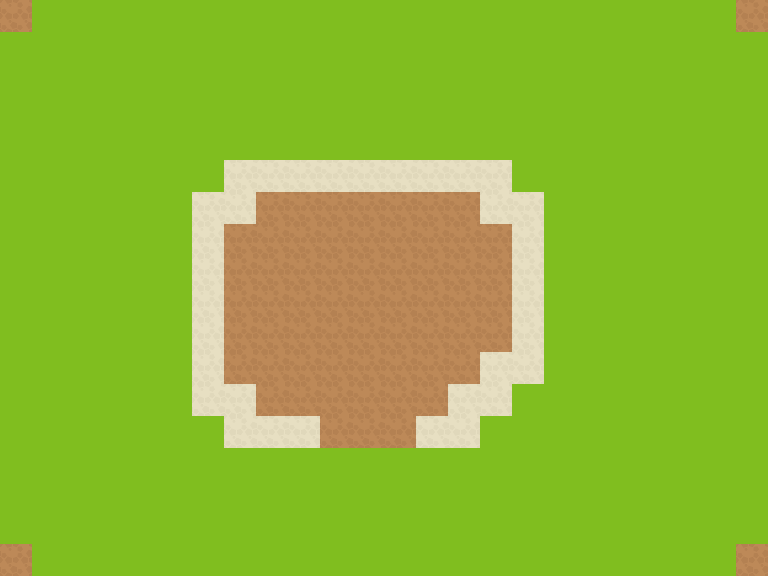

This game map was drawn from its Tiled (.tmx) file and the tilesets committed beside it. A one-line description and the full map source follow:
An orthogonal 24x18 tile map with 32x32 px tiles, 2 tile layers (obstacles, background) and 10 objects.

<map version="1.0" orientation="orthogonal" renderorder="right-up" width="24" height="18" tilewidth="32" tileheight="32" nextobjectid="52">
 <tileset firstgid="1" name="textures2" tilewidth="32" tileheight="32" tilecount="4" columns="4">
  <image source="textures2.png" width="128" height="32" />
 </tileset>
 <objectgroup name="objects">
  <object id="31" x="192" y="192" width="32" height="224" />
  <object id="32" x="224" y="160" width="32" height="64" />
  <object id="33" x="256" y="160" width="256" height="32" />
  <object id="39" x="480" y="352" width="64" height="32" />
  <object id="40" x="448" y="384" width="64" height="32" />
  <object id="41" x="416" y="416" width="64" height="32" />
  <object id="44" x="224" y="416" width="96" height="32" />
  <object id="45" x="224" y="384" width="32" height="32" />
  <object id="49" x="480" y="192" width="64" height="32" />
  <object id="50" x="512" y="224" width="32" height="128" />
 </objectgroup>
 <layer name="obstacles" width="24" height="18">
  <data encoding="csv">
0,0,0,0,0,0,0,0,0,0,0,0,0,0,0,0,0,0,0,0,0,0,0,0,
0,0,0,0,0,0,0,0,0,0,0,0,0,0,0,0,0,0,0,0,0,0,0,0,
0,0,0,0,0,0,0,0,0,0,0,0,0,0,0,0,0,0,0,0,0,0,0,0,
0,0,0,0,0,0,0,0,0,0,0,0,0,0,0,0,0,0,0,0,0,0,0,0,
0,0,0,0,0,0,0,0,0,0,0,0,0,0,0,0,0,0,0,0,0,0,0,0,
0,0,0,0,0,0,0,0,0,0,0,0,0,0,0,0,0,0,0,0,0,0,0,0,
0,0,0,0,0,0,0,0,0,0,0,0,0,0,0,0,0,0,0,0,0,0,0,0,
0,0,0,0,0,0,0,0,0,0,0,0,0,0,0,0,0,0,0,0,0,0,0,0,
0,0,0,0,0,0,0,0,0,0,0,0,0,0,0,0,0,0,0,0,0,0,0,0,
0,0,0,0,0,0,0,0,0,0,0,0,0,0,0,0,0,0,0,0,0,0,0,0,
0,0,0,0,0,0,0,0,0,0,0,0,0,0,0,0,0,0,0,0,0,0,0,0,
0,0,0,0,0,0,0,0,0,0,0,0,0,0,0,0,0,0,0,0,0,0,0,0,
0,0,0,0,0,0,0,0,0,0,0,0,0,0,0,0,0,0,0,0,0,0,0,0,
0,0,0,0,0,0,0,0,0,0,0,0,0,0,0,0,0,0,0,0,0,0,0,0,
0,0,0,0,0,0,0,0,0,0,0,0,0,0,0,0,0,0,0,0,0,0,0,0,
0,0,0,0,0,0,0,0,0,0,0,0,0,0,0,0,0,0,0,0,0,0,0,0,
0,0,0,0,0,0,0,0,0,0,0,0,0,0,0,0,0,0,0,0,0,0,0,0,
0,0,0,0,0,0,0,0,0,0,0,0,0,0,0,0,0,0,0,0,0,0,0,0
</data>
 </layer>
 <layer name="background" width="24" height="18">
  <data encoding="csv">
1,2,2,2,2,2,2,2,2,2,2,2,2,2,2,2,2,2,2,2,2,2,2,1,
2,2,2,2,2,2,2,2,2,2,2,2,2,2,2,2,2,2,2,2,2,2,2,2,
2,2,2,2,2,2,2,2,2,2,2,2,2,2,2,2,2,2,2,2,2,2,2,2,
2,2,2,2,2,2,2,2,2,2,2,2,2,2,2,2,2,2,2,2,2,2,2,2,
2,2,2,2,2,2,2,2,2,2,2,2,2,2,2,2,2,2,2,2,2,2,2,2,
2,2,2,2,2,2,2,3,3,3,3,3,3,3,3,3,2,2,2,2,2,2,2,2,
2,2,2,2,2,2,3,3,1,1,1,1,1,1,1,3,3,2,2,2,2,2,2,2,
2,2,2,2,2,2,3,1,1,1,1,1,1,1,1,1,3,2,2,2,2,2,2,2,
2,2,2,2,2,2,3,1,1,1,1,1,1,1,1,1,3,2,2,2,2,2,2,2,
2,2,2,2,2,2,3,1,1,1,1,1,1,1,1,1,3,2,2,2,2,2,2,2,
2,2,2,2,2,2,3,1,1,1,1,1,1,1,1,1,3,2,2,2,2,2,2,2,
2,2,2,2,2,2,3,1,1,1,1,1,1,1,1,3,3,2,2,2,2,2,2,2,
2,2,2,2,2,2,3,3,1,1,1,1,1,1,3,3,2,2,2,2,2,2,2,2,
2,2,2,2,2,2,2,3,3,3,1,1,1,3,3,2,2,2,2,2,2,2,2,2,
2,2,2,2,2,2,2,2,2,2,2,2,2,2,2,2,2,2,2,2,2,2,2,2,
2,2,2,2,2,2,2,2,2,2,2,2,2,2,2,2,2,2,2,2,2,2,2,2,
2,2,2,2,2,2,2,2,2,2,2,2,2,2,2,2,2,2,2,2,2,2,2,2,
1,2,2,2,2,2,2,2,2,2,2,2,2,2,2,2,2,2,2,2,2,2,2,1
</data>
 </layer>
</map>
